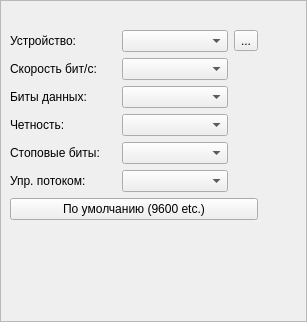
<?xml version="1.0" encoding="UTF-8"?>
<ui version="4.0">
 <class>SerialBox5</class>
 <widget class="QFrame" name="SerialBox5">
  <property name="geometry">
   <rect>
    <x>0</x>
    <y>0</y>
    <width>307</width>
    <height>322</height>
   </rect>
  </property>
  <layout class="QHBoxLayout" name="horizontalLayout">
   <property name="leftMargin">
    <number>0</number>
   </property>
   <property name="topMargin">
    <number>0</number>
   </property>
   <property name="rightMargin">
    <number>0</number>
   </property>
   <property name="bottomMargin">
    <number>0</number>
   </property>
   <item>
    <widget class="QFrame" name="frame">
     <property name="frameShape">
      <enum>QFrame::StyledPanel</enum>
     </property>
     <property name="frameShadow">
      <enum>QFrame::Raised</enum>
     </property>
     <layout class="QVBoxLayout" name="verticalLayout_2">
      <item>
       <widget class="QLabel" name="captionBox">
        <property name="font">
         <font>
          <weight>75</weight>
          <bold>true</bold>
         </font>
        </property>
        <property name="alignment">
         <set>Qt::AlignCenter</set>
        </property>
       </widget>
      </item>
      <item>
       <layout class="QHBoxLayout" name="horizontalLayout_2">
        <item>
         <layout class="QVBoxLayout" name="verticalLayout">
          <item>
           <layout class="QGridLayout" name="gridLayout">
            <item row="5" column="0">
             <widget class="QLabel" name="label_5">
              <property name="text">
               <string>Упр. потоком:</string>
              </property>
             </widget>
            </item>
            <item row="3" column="0">
             <widget class="QLabel" name="label_4">
              <property name="text">
               <string>Четность:</string>
              </property>
             </widget>
            </item>
            <item row="0" column="0">
             <widget class="QLabel" name="label">
              <property name="text">
               <string>Устройство:</string>
              </property>
             </widget>
            </item>
            <item row="4" column="0">
             <widget class="QLabel" name="label_6">
              <property name="text">
               <string>Стоповые биты:</string>
              </property>
             </widget>
            </item>
            <item row="1" column="1">
             <widget class="QComboBox" name="BaudBox"/>
            </item>
            <item row="0" column="1">
             <widget class="QComboBox" name="PortBox"/>
            </item>
            <item row="5" column="1">
             <widget class="QComboBox" name="FlowBox"/>
            </item>
            <item row="1" column="0">
             <widget class="QLabel" name="label_2">
              <property name="text">
               <string>Скорость бит/с:</string>
              </property>
             </widget>
            </item>
            <item row="3" column="1">
             <widget class="QComboBox" name="ParityBox"/>
            </item>
            <item row="4" column="1">
             <widget class="QComboBox" name="StopBitsBox"/>
            </item>
            <item row="2" column="1">
             <widget class="QComboBox" name="DataBitsBox"/>
            </item>
            <item row="2" column="0">
             <widget class="QLabel" name="label_3">
              <property name="text">
               <string>Биты данных:</string>
              </property>
             </widget>
            </item>
            <item row="0" column="2">
             <widget class="QToolButton" name="btn_refresh">
              <property name="text">
               <string>...</string>
              </property>
             </widget>
            </item>
           </layout>
          </item>
          <item>
           <widget class="QPushButton" name="btn_default">
            <property name="text">
             <string>По умолчанию (9600 etc.)</string>
            </property>
           </widget>
          </item>
          <item>
           <layout class="QVBoxLayout" name="buttons_layout"/>
          </item>
          <item>
           <layout class="QVBoxLayout" name="layout_SEND"/>
          </item>
          <item>
           <layout class="QHBoxLayout" name="layout_status"/>
          </item>
          <item>
           <layout class="QVBoxLayout" name="layout_bottom_LOG"/>
          </item>
          <item>
           <spacer name="verticalSpacer">
            <property name="orientation">
             <enum>Qt::Vertical</enum>
            </property>
            <property name="sizeHint" stdset="0">
             <size>
              <width>20</width>
              <height>40</height>
             </size>
            </property>
           </spacer>
          </item>
         </layout>
        </item>
        <item>
         <layout class="QVBoxLayout" name="layout_power">
          <item>
           <widget class="QPushButton" name="btn_power">
            <property name="minimumSize">
             <size>
              <width>33</width>
              <height>70</height>
             </size>
            </property>
            <property name="maximumSize">
             <size>
              <width>33</width>
              <height>70</height>
             </size>
            </property>
            <property name="styleSheet">
             <string notr="true">QPushButton#btn_power {
	image: url(:/power_knock/image/black/off.png);
	border-style: inset;
}
QPushButton#btn_power:checked {
	image: url(:/power_knock/image/green/on.png);
	border-style: inset;
}</string>
            </property>
            <property name="checkable">
             <bool>true</bool>
            </property>
           </widget>
          </item>
          <item>
           <spacer name="verticalSpacer_2">
            <property name="orientation">
             <enum>Qt::Vertical</enum>
            </property>
            <property name="sizeHint" stdset="0">
             <size>
              <width>20</width>
              <height>40</height>
             </size>
            </property>
           </spacer>
          </item>
         </layout>
        </item>
        <item>
         <layout class="QVBoxLayout" name="layout_right_LOG"/>
        </item>
       </layout>
      </item>
     </layout>
    </widget>
   </item>
  </layout>
 </widget>
 <resources/>
 <connections/>
</ui>
